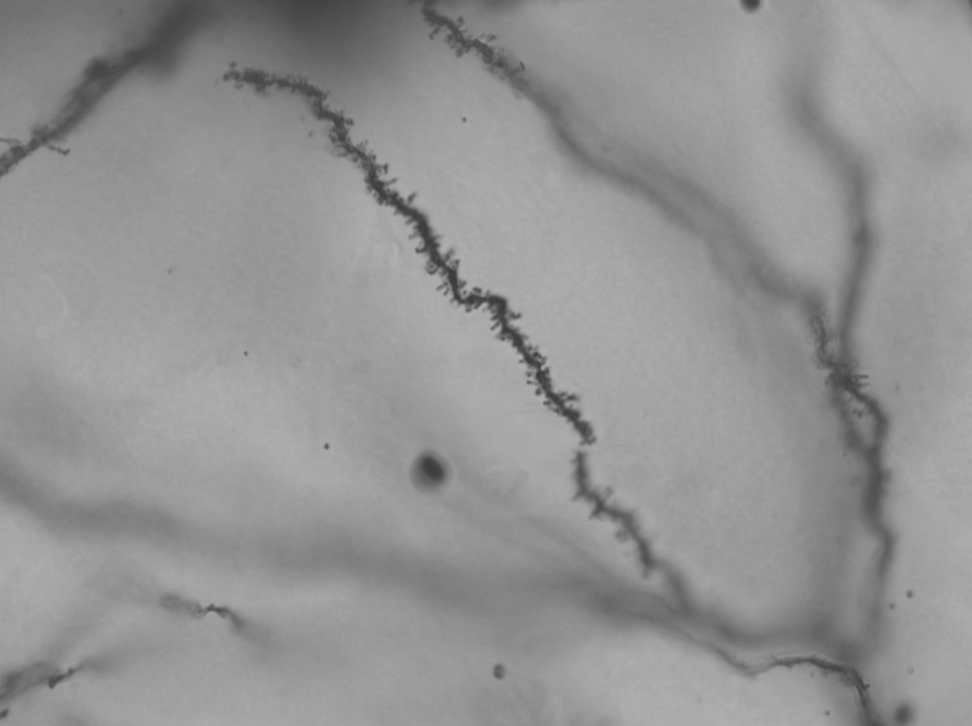
#> input picture tests/segmentation/fmtest_sample_data1.png, 972 x 726 px, shrunk from 1392 x 1040 before the run
$ python fmtest.py
#> lines starting #> are read from the running program, lines starting #| are printed output that depends on the picture
from skimage import io
from skimage.filters import frangi, meijering
import matplotlib.pyplot as plt

# Load image
image = io.imread("fmtest_sample_data1.png")
#> image is the input picture: shape (726, 972); min 56, max 179, mean 147.4

# Apply filters
frangi_filtered = frangi(image)
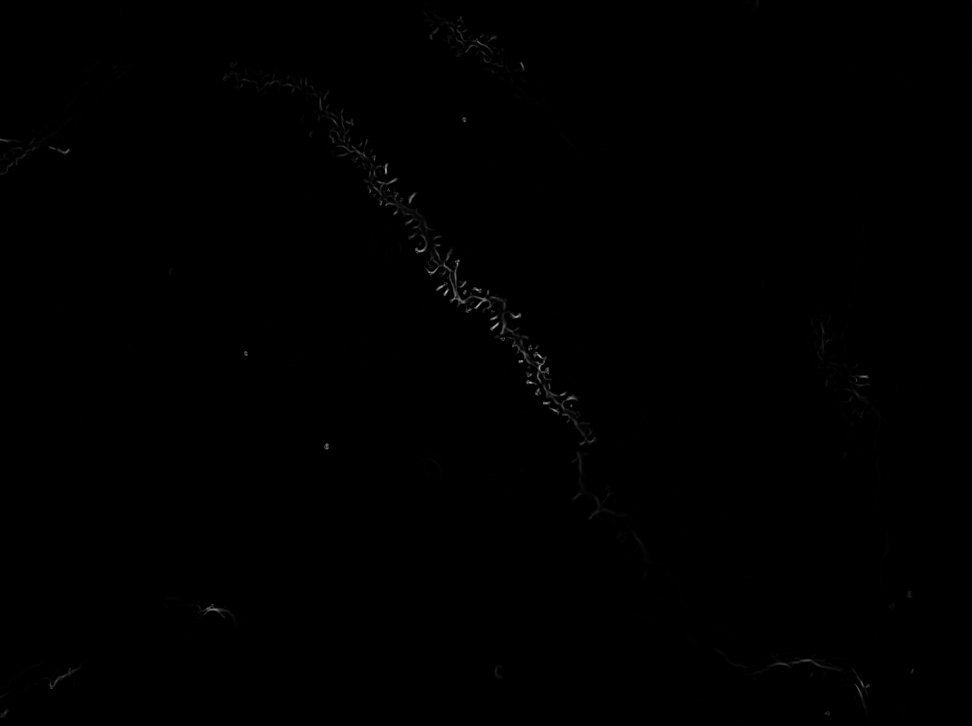
#> frangi_filtered: shape (726, 972) float64; min 0, max 0.694, mean 0.00192
meijering_filtered = meijering(image)
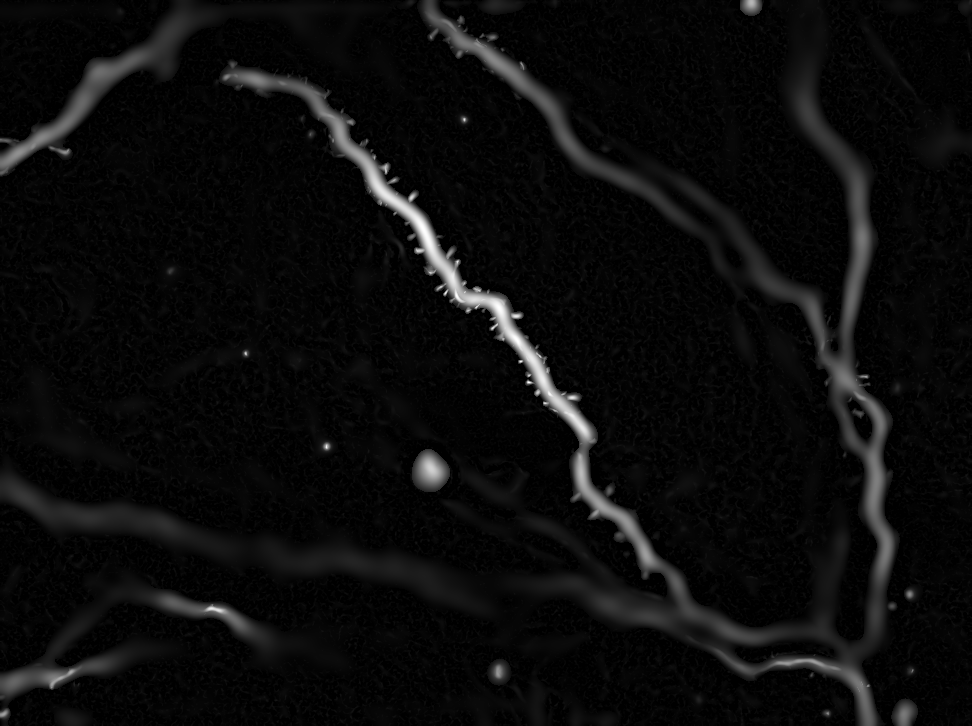
#> meijering_filtered: shape (726, 972) float64; min 0, max 1, mean 0.0465

# Show results
fig, axes = plt.subplots(1, 3, figsize=(15, 5))
axes[0].imshow(image, cmap="gray")
axes[0].set_title("Original")
axes[1].imshow(frangi_filtered, cmap="gray")
axes[1].set_title("Frangi")
axes[2].imshow(meijering_filtered, cmap="gray")
axes[2].set_title("Meijering")
for ax in axes:
    ax.axis("off")
plt.show()
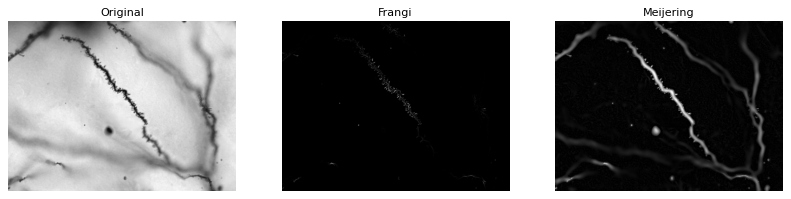
#> figure drawn by matplotlib, 3 panels
